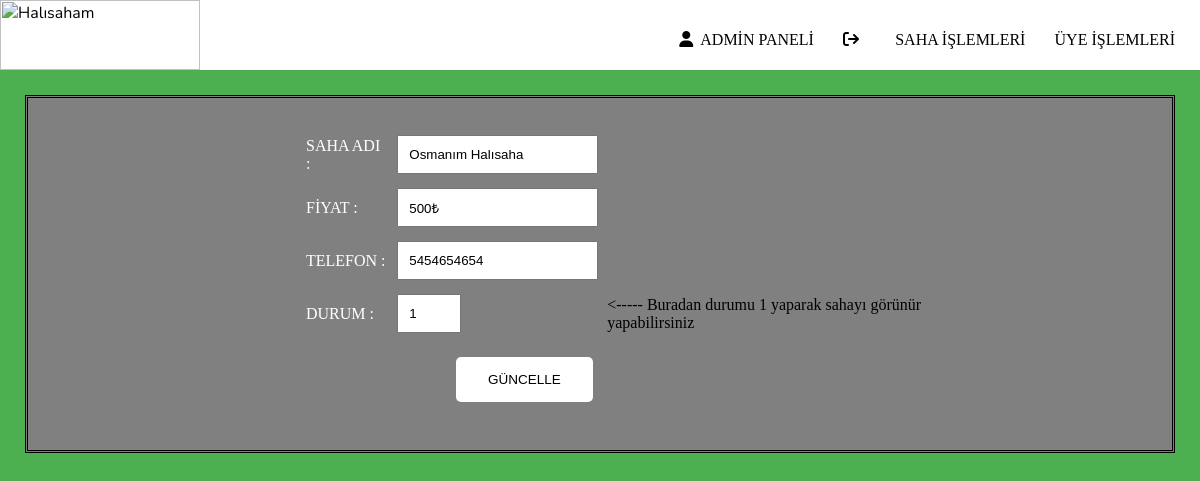
Screenshot of /admin/status.php?id=14 with the database file from the repository.
### tables this page shows
CREATE TABLE `saha` (
  `saha_id` int NOT NULL,
  `saha_pic` varchar(255) DEFAULT NULL,
  `saha_name` varchar(50) DEFAULT NULL,
  `saha_prize` varchar(50) DEFAULT NULL,
  `saha_tel` varchar(50) DEFAULT NULL,
  `saha_text` text,
  `city_id` int DEFAULT NULL,
  `id` int DEFAULT NULL,
  `username` varchar(50) DEFAULT NULL,
  `durum` tinyint NOT NULL DEFAULT '0'
);

### htdocs/admin/status.php (the view, shortened to what this page needs)
<?php
$ip = "localhost";
$user = "root";
$password = "root";
$db = "halisaha";
try{
    $db = new PDO("mysql:host=$ip;dbname=$db",$user,$password);
    $db->exec("SET CHARSET UTF8");
}catch(PDOException $e){
    die ("Hata var");
}
?>
<?php
$saha=$db->prepare("SELECT * FROM saha WHERE saha_id=?");
$saha->execute(array(intval($_GET['id'])));
$saha=$saha->fetch();
?>
<html lang="tr">
<head>
    <link rel="stylesheet" href="stylem.css">
</head>
<body>
<section style="background: white" class="" id="">
    <div id="logo" >    <img src="img/logo.jpg" width="200" height="70" alt="Halısaham" />
    <nav>
        <a style="color: black" href="index.php"><i class="fa-solid fa-user ikon"></i>ADMİN PANELİ</a>
        <a style="color: black" href="../index.php"><i class="fa-solid fa-arrow-right-from-bracket ikon"></i></a>
        <a style="color: black" href="sahaoptions.php">SAHA İŞLEMLERİ</a>
        <a style="color: black" href="uyeoptions.php">ÜYE İŞLEMLERİ</a>
    </nav>
</section>
<div class="profil">
    <div class="sag">
        <form action='guncels.php' method="post">
            <table width="700"   height="150" ">
            <tr>
                <td><input type="hidden" id="sahadi" name="id"  value="<?php echo $saha['saha_id']?>" "></td>
            </tr>
            <tr>
                <td><label id="saha">SAHA ADI : </label> </td>
                <td><input type="text" id="sahadi" name="sahaadi"  value="<?php echo $saha['saha_name']?>" "></td>
            </tr>
            <tr>
                <td> <label id="saha">FİYAT : </label>  </td>
                <td><input type="text" id="fiyat" name="fiyat" value="<?php echo $saha['saha_prize']?>" "></td>
            </tr>
            <tr>
                <td>  <label id="saha">TELEFON : </label> </td>
                <td><input type="text" id="tel" name="tel" value="<?php echo $saha['saha_tel']?>" "></td>
            </tr>
            <tr>
                <td>  <label id="saha">DURUM : </label> </td>
                <td><input type="number" min="0" max="1" id="tel" name="durum" value="<?php echo $saha['durum']?>" "></td>
                <td><label for=""><----- Buradan durumu 1 yaparak sahayı görünür yapabilirsiniz</label></td>
            </tr>
            <td colspan="2"><button class="button" type="submit" name="ekle" value="ekle">GÜNCELLE</button></td>
            <tr>
                <td colspan="2"></td>
            </tr>
            </table>
        </form>
    </div>
</div>
</body>
</html>

### htdocs/admin/stylem.css (style rules this page uses)
* { box-sizing: border-box; }
body { font-family: 'Nunito', sans-serif; margin: 0; background-color: #4CAF50 ; background-size: cover; background-position: center; }
nav { float: right; line-height: 80px; }
nav a:link { text-decoration: none; margin-right: 25px; color :floralwhite; }
.ikon { margin-right: 7px; font-size: 16px; }

### htdocs/admin/status.php (style rules this page uses)
.profil { width: auto; height: auto; background-color: gray; margin:25px; padding: 25px; display: flex; position: relative; border-style: double; }
a { text-decoration: none; line-height: 50px; color: white; font-family: "Calisto MT"; }
.sag { margin-left: 250px; justify-content: space-between; font-family: "Calisto MT"; color: black; }
#sahadi { padding: 10px; margin: 5px; }
#fiyat { padding: 10px; margin: 5px; }
#tel { padding: 10px; margin: 5px; }
#saha { width: 200px; color: white; }
.button { background-color: white; border: none; color: black; padding: 15px 32px; text-align: center; text-decoration: none; display: inline-block; font-size: 13.5px; margin-left: 150px; margin-top: 15px; border-radius: 5px; }

### rows the page displays
saha: sahaadi "Osmanım Halısaha", fiyat "500₺", tel "5454654654", durum "1"
